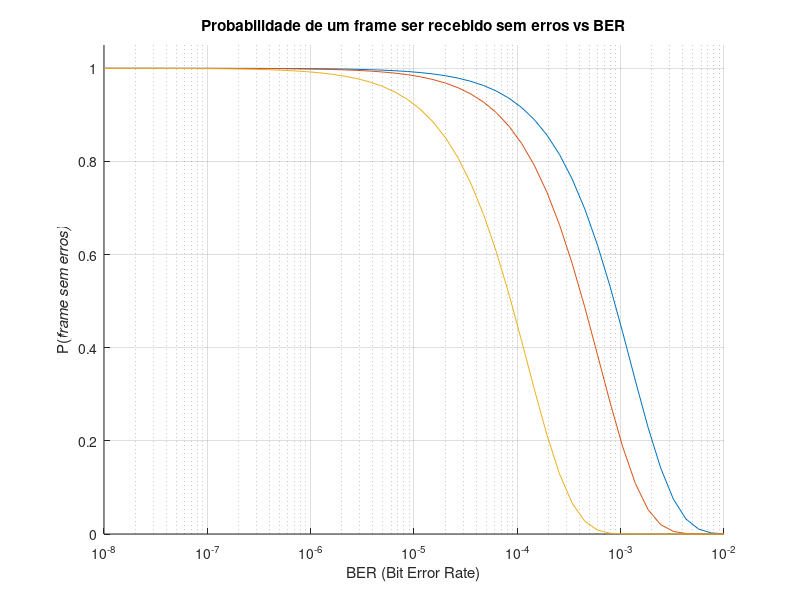
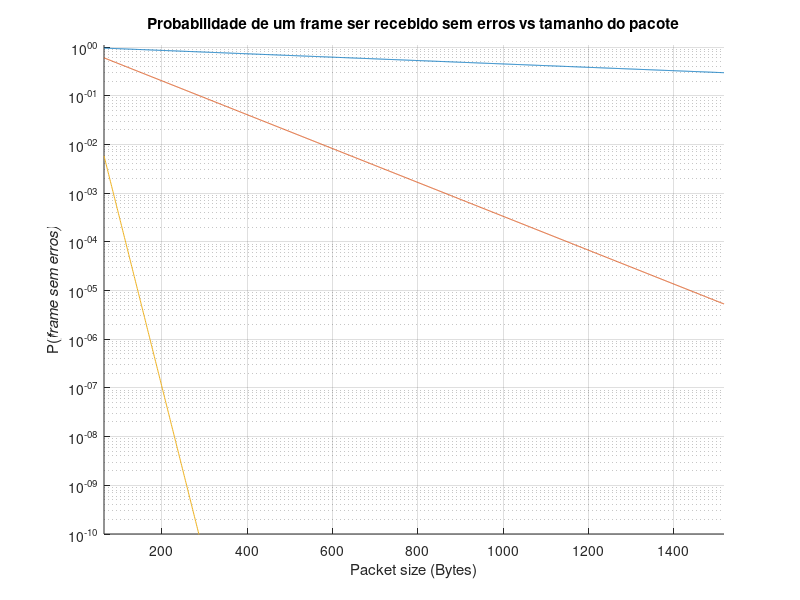
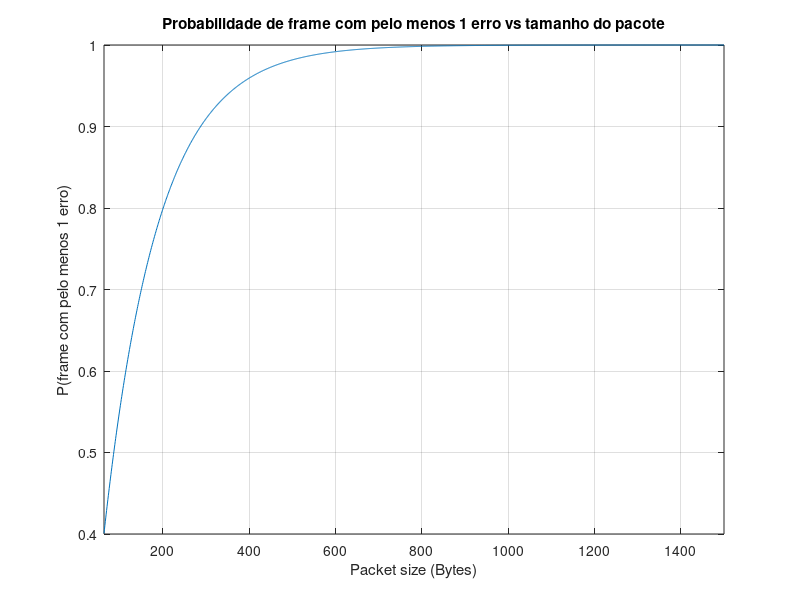

Reproduce these figures in MATLAB, in order.
%% 2d

% probability of a data frame (of size 100 Bytes, 200 Bytes or 1000 Bytes) 
% being received without errors as a function of the ber (from 𝑝=1e−8 up to 𝑝=1e−2)

% Valores de BER de 1e-8 até 1e-2
ber = logspace(-8, -2);

% Tamanhos de frame em Bytes
frame_sizes = [100 200 1000];

figure; 
hold on;

for L = frame_sizes
    n = L * 8;                       % nº de bits
    P_noerror = (1 - ber).^n;
    semilogx(ber, P_noerror);
end

xlabel('BER (Bit Error Rate)');
ylabel('P(\it{frame sem erros})');
title('Probabilidade de um frame ser recebido sem erros vs BER');
grid on;
ylim([0 1.05]);
xlim([min(ber) max(ber)])

%% 2e

% probability of a data frame being received without errors (for 𝑝=1e−4, 1e−3 and 1e−2) 
% as a function of the packet size (all integer values from 64 Bytes up to 1518 Bytes)

ber_values = [1e-4, 1e-3, 1e-2];

pack_size = 64:1:1518;

figure;
hold on;

for p = ber_values
    P_noerror = (1 - p).^(pack_size * 8);  % probabilidade de não ter erros
    semilogy(pack_size, P_noerror);
end

xlabel('Packet size (Bytes)');
ylabel('P(\it{frame sem erros})');
title('Probabilidade de um frame ser recebido sem erros vs tamanho do pacote');
grid on;
ylim([1e-10 1.1]);
xlim([min(pack_size) max(pack_size)]);

%% 3g

% probability of the packet being received by the destination station with 
% at least one error as a function of the packet size (from 64 Bytes up to 1500 Bytes)

p = 1e-3;                   % BER do link
pack_size = 64:1500;        % tamanho do pacote em Bytes
n_bits = pack_size * 8;     % número de bits por pacote

% P_error = p
% P_noerror = (1 - p)
% para bit = (1-p)^n
% ter pelo menos 1 -> 1 - P_noerror = 1 - (1-p)^n

% Probabilidade de pelo menos 1 erro
P_error = 1 - (1 - p).^n_bits;


figure;
plot(pack_size, P_error);
grid on;
xlabel('Packet size (Bytes)');
ylabel('P(frame com pelo menos 1 erro)');
title('Probabilidade de frame com pelo menos 1 erro vs tamanho do pacote');
xlim([min(pack_size) max(pack_size)])
